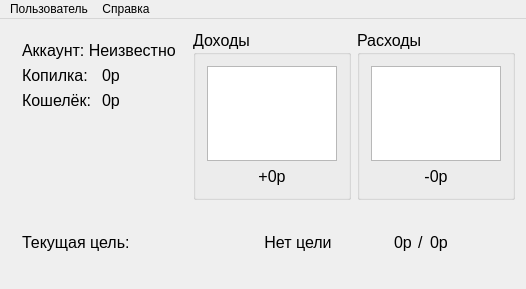
<?xml version="1.0" encoding="UTF-8"?>
<ui version="4.0">
 <class>MainWindow</class>
 <widget class="QMainWindow" name="MainWindow">
  <property name="geometry">
   <rect>
    <x>0</x>
    <y>0</y>
    <width>526</width>
    <height>289</height>
   </rect>
  </property>
  <property name="windowTitle">
   <string>MainWindow</string>
  </property>
  <widget class="QWidget" name="centralWidget">
   <layout class="QGridLayout" name="gridLayout">
    <item row="2" column="0" colspan="3">
     <widget class="QWidget" name="widget_3" native="true">
      <property name="sizePolicy">
       <sizepolicy hsizetype="Preferred" vsizetype="Maximum">
        <horstretch>0</horstretch>
        <verstretch>0</verstretch>
       </sizepolicy>
      </property>
      <property name="font">
       <font>
        <pointsize>12</pointsize>
       </font>
      </property>
      <layout class="QHBoxLayout" name="horizontalLayout">
       <item>
        <widget class="QLabel" name="lblCurrentGoal">
         <property name="font">
          <font>
           <pointsize>12</pointsize>
          </font>
         </property>
         <property name="text">
          <string>Текущая цель:</string>
         </property>
        </widget>
       </item>
       <item>
        <widget class="QLabel" name="lblCurrentGoalText">
         <property name="font">
          <font>
           <pointsize>12</pointsize>
          </font>
         </property>
         <property name="text">
          <string>Нет цели</string>
         </property>
         <property name="alignment">
          <set>Qt::AlignCenter</set>
         </property>
        </widget>
       </item>
       <item>
        <widget class="QLabel" name="label_8">
         <property name="sizePolicy">
          <sizepolicy hsizetype="Maximum" vsizetype="Preferred">
           <horstretch>0</horstretch>
           <verstretch>0</verstretch>
          </sizepolicy>
         </property>
         <property name="text">
          <string>0р</string>
         </property>
        </widget>
       </item>
       <item>
        <widget class="QLabel" name="label_9">
         <property name="sizePolicy">
          <sizepolicy hsizetype="Maximum" vsizetype="Preferred">
           <horstretch>0</horstretch>
           <verstretch>0</verstretch>
          </sizepolicy>
         </property>
         <property name="text">
          <string>/</string>
         </property>
        </widget>
       </item>
       <item>
        <widget class="QLabel" name="lblCurrentGoalPrice">
         <property name="sizePolicy">
          <sizepolicy hsizetype="Maximum" vsizetype="Preferred">
           <horstretch>0</horstretch>
           <verstretch>0</verstretch>
          </sizepolicy>
         </property>
         <property name="font">
          <font>
           <pointsize>12</pointsize>
          </font>
         </property>
         <property name="text">
          <string>0р</string>
         </property>
        </widget>
       </item>
       <item>
        <widget class="QLabel" name="lblCurrentGoalImg">
         <property name="sizePolicy">
          <sizepolicy hsizetype="Fixed" vsizetype="Fixed">
           <horstretch>0</horstretch>
           <verstretch>0</verstretch>
          </sizepolicy>
         </property>
         <property name="minimumSize">
          <size>
           <width>50</width>
           <height>50</height>
          </size>
         </property>
         <property name="maximumSize">
          <size>
           <width>50</width>
           <height>50</height>
          </size>
         </property>
         <property name="font">
          <font>
           <pointsize>12</pointsize>
          </font>
         </property>
         <property name="text">
          <string/>
         </property>
         <property name="pixmap">
          <pixmap resource="resources.qrc">:/images/image_black_24dp.svg</pixmap>
         </property>
         <property name="scaledContents">
          <bool>true</bool>
         </property>
        </widget>
       </item>
      </layout>
     </widget>
    </item>
    <item row="0" column="0">
     <widget class="QWidget" name="widget" native="true">
      <property name="font">
       <font>
        <pointsize>12</pointsize>
       </font>
      </property>
      <layout class="QVBoxLayout" name="verticalLayout">
       <item>
        <widget class="QLabel" name="label">
         <property name="sizePolicy">
          <sizepolicy hsizetype="Preferred" vsizetype="Maximum">
           <horstretch>0</horstretch>
           <verstretch>0</verstretch>
          </sizepolicy>
         </property>
         <property name="font">
          <font>
           <pointsize>12</pointsize>
          </font>
         </property>
         <property name="text">
          <string>Аккаунт: Неизвестно</string>
         </property>
        </widget>
       </item>
       <item>
        <widget class="QWidget" name="widget_2" native="true">
         <property name="font">
          <font>
           <pointsize>12</pointsize>
          </font>
         </property>
         <layout class="QGridLayout" name="gridLayout_2">
          <property name="leftMargin">
           <number>0</number>
          </property>
          <property name="topMargin">
           <number>0</number>
          </property>
          <property name="rightMargin">
           <number>0</number>
          </property>
          <property name="bottomMargin">
           <number>0</number>
          </property>
          <item row="0" column="0">
           <widget class="QLabel" name="label_2">
            <property name="text">
             <string>Копилка:</string>
            </property>
           </widget>
          </item>
          <item row="2" column="0">
           <widget class="QLabel" name="label_3">
            <property name="text">
             <string>Кошелёк:</string>
            </property>
           </widget>
          </item>
          <item row="2" column="1">
           <widget class="QLabel" name="label_5">
            <property name="text">
             <string>0р</string>
            </property>
           </widget>
          </item>
          <item row="0" column="1">
           <widget class="QLabel" name="label_4">
            <property name="text">
             <string>0р</string>
            </property>
           </widget>
          </item>
         </layout>
        </widget>
       </item>
      </layout>
     </widget>
    </item>
    <item row="1" column="0">
     <spacer name="verticalSpacer">
      <property name="orientation">
       <enum>Qt::Vertical</enum>
      </property>
      <property name="sizeHint" stdset="0">
       <size>
        <width>20</width>
        <height>40</height>
       </size>
      </property>
     </spacer>
    </item>
    <item row="0" column="1" rowspan="2">
     <widget class="QGroupBox" name="groupBox">
      <property name="font">
       <font>
        <pointsize>12</pointsize>
       </font>
      </property>
      <property name="title">
       <string>Доходы</string>
      </property>
      <layout class="QVBoxLayout" name="verticalLayout_2">
       <item>
        <widget class="QListWidget" name="listWidget"/>
       </item>
       <item>
        <widget class="QLabel" name="label_6">
         <property name="sizePolicy">
          <sizepolicy hsizetype="Preferred" vsizetype="Maximum">
           <horstretch>0</horstretch>
           <verstretch>0</verstretch>
          </sizepolicy>
         </property>
         <property name="text">
          <string>+0р</string>
         </property>
         <property name="alignment">
          <set>Qt::AlignCenter</set>
         </property>
        </widget>
       </item>
      </layout>
     </widget>
    </item>
    <item row="0" column="2" rowspan="2">
     <widget class="QGroupBox" name="groupBox_2">
      <property name="font">
       <font>
        <pointsize>12</pointsize>
       </font>
      </property>
      <property name="title">
       <string>Расходы</string>
      </property>
      <layout class="QVBoxLayout" name="verticalLayout_3">
       <item>
        <widget class="QListWidget" name="listWidget_2"/>
       </item>
       <item>
        <widget class="QLabel" name="label_7">
         <property name="sizePolicy">
          <sizepolicy hsizetype="Preferred" vsizetype="Maximum">
           <horstretch>0</horstretch>
           <verstretch>0</verstretch>
          </sizepolicy>
         </property>
         <property name="text">
          <string>-0р</string>
         </property>
         <property name="alignment">
          <set>Qt::AlignCenter</set>
         </property>
        </widget>
       </item>
      </layout>
     </widget>
    </item>
   </layout>
  </widget>
  <widget class="QMenuBar" name="menuBar">
   <property name="geometry">
    <rect>
     <x>0</x>
     <y>0</y>
     <width>526</width>
     <height>21</height>
    </rect>
   </property>
   <widget class="QMenu" name="menu">
    <property name="title">
     <string>Пользователь</string>
    </property>
   </widget>
   <widget class="QMenu" name="menu_2">
    <property name="title">
     <string>Справка</string>
    </property>
   </widget>
   <addaction name="menu"/>
   <addaction name="menu_2"/>
  </widget>
 </widget>
 <layoutdefault spacing="6" margin="11"/>
 <resources>
  <include location="resources.qrc"/>
 </resources>
 <connections/>
</ui>
